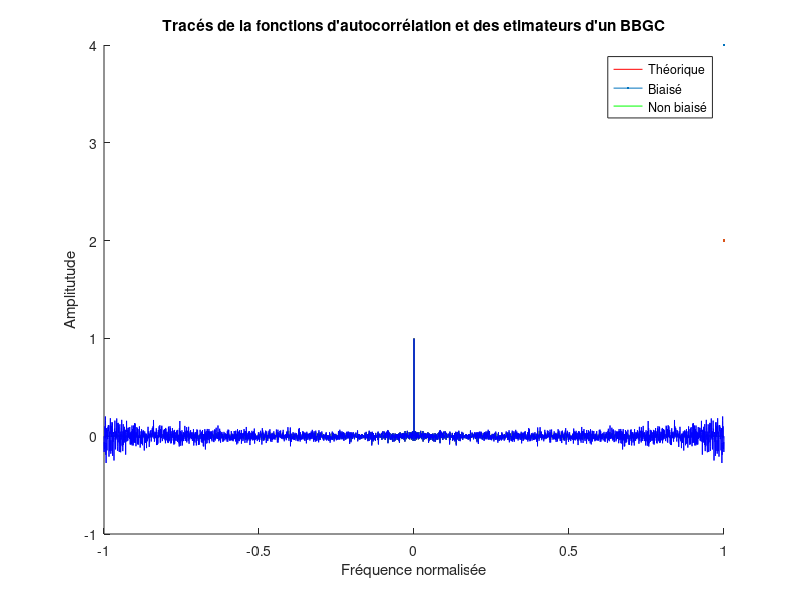
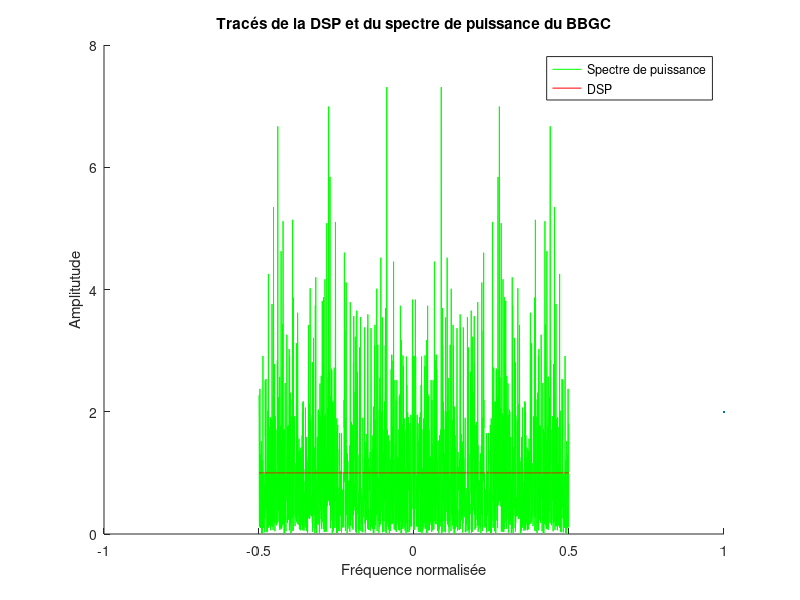

MATLAB code for these plots, in order: (Note: this script raises an error after producing the figures.)
%% Préparation répertoire de travail
clear 
close all
clc

%% Préliminaire 1
% Paramètres
N = 2048;
sig2 = 1;

% Genration d'un bbgc
bruit = randn(1, N) * sqrt(sig2);

% Fonction d'autocorrélation et estimateurs
xcorr_normalized = xcorr(bruit, N, 'normalized');
xcorr_biased = xcorr(bruit, N, 'biased');
xcorr_unbiased = xcorr(bruit, N, 'unbiased');
freq_corr = -1:1/N:1;

% DSP et spectre de puissance
spectre_puiss = (abs(fftshift(fft(bruit,N))).^2)/N;
DSP = sig2*ones(1,N);
freq_puiss = -1/2:1/N:1/2-1/N;

% Tracés des fonctions d'autocorrélations
figure;
hold on;
plot(freq_corr,xcorr_normalized, 'r', LineWidth=4);
plot(freq_corr,xcorr_biased, 'g', LineWidth=2);
plot(freq_corr,xcorr_unbiased, 'b');
hold off;
legend('Théorique','Biaisé', 'Non biaisé');
title("Tracés de la fonctions d'autocorrélation et des etimateurs d'un BBGC");
ylabel('Amplitutude');
xlabel('Fréquence normalisée')

% Tracés DSP et spectre de puissance
figure;
hold on;
plot(freq_puiss, spectre_puiss, 'g');
plot(freq_puiss, DSP, 'r', LineWidth=2);
hold off;
legend('Spectre de puissance', 'DSP');
title('Tracés de la DSP et du spectre de puissance du BBGC');
ylabel('Amplitutude');
xlabel('Fréquence normalisée')

% Fenetrer: garder les valeurs fiables 

% Périodogramme de Barlett
NFFT = 256;
Fe = 8000;
f = -Fe/2:Fe/NFFT:(Fe/2-Fe/NFFT);

DSP_Barlett = bartlett(bruit, N);

%figure;
%plot(freq_puiss, DSP_Barlett);

% Périodogramme de Welch
DSP_Welch = welch(bruit, NFFT, Fe);

figure;
hold on;
plot(f, DSP_Welch, 'r');
%plot(f, spectre_puiss, 'b');
hold off;

% Corrélogramme
%correlogram = abs(fftshift(fft(xcorr_biased)));

figure;
hold on;
%plot(freq_puiss, correlogram, 'r');
%plot(freq_puiss, spectre_puiss, 'b');
hold off;

% Platitude spectrale
plat_spectrale = geomean(spectre_puiss)/mean(spectre_puiss);
